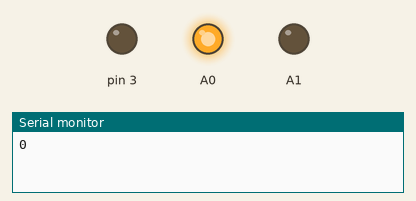
Recording of a sketch running on a simulated Arduino Uno, built with avr-gcc and run on an emulated ATmega328P. Shown: output pins drawn as LEDs (lit = HIGH), the last lines printed to the serial monitor.

Above: at 0.05 s.
At 5.05 s:
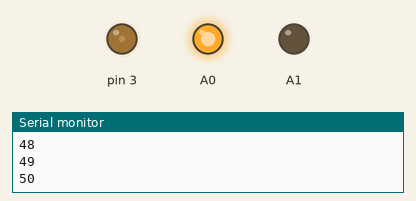
At 10.1 s:
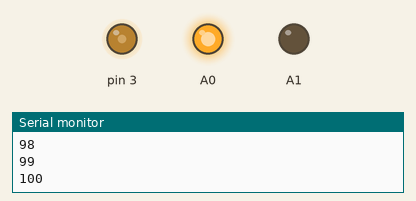
Timing chart, 0 to 11.6 s (numbered marks = the images above):
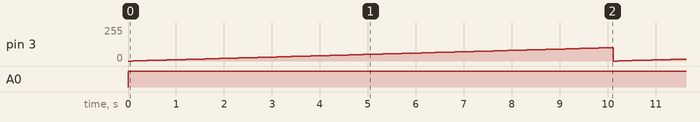

The sketch:

pesca.ino
```cpp
void setup() {
  // put your setup code here, to run once:
pinMode(3,OUTPUT);
pinMode(A0,OUTPUT);
pinMode(A1,OUTPUT);
Serial.begin(9600);
}
int a;
void loop() {
  // put your main code here, to run repeatedly:
digitalWrite(A0,1);
digitalWrite(A1,0);
for(a=0;a<=100;a++)
 {
  analogWrite(3,a);
  Serial.println(a);
  delay(100);
 }
}
```

Measured:
- by itself, pin 3: ramps from 0/255 to 100/255 and jumps back, once every 10.1 s
- by itself, A0: LOW → HIGH at 0.00 s
